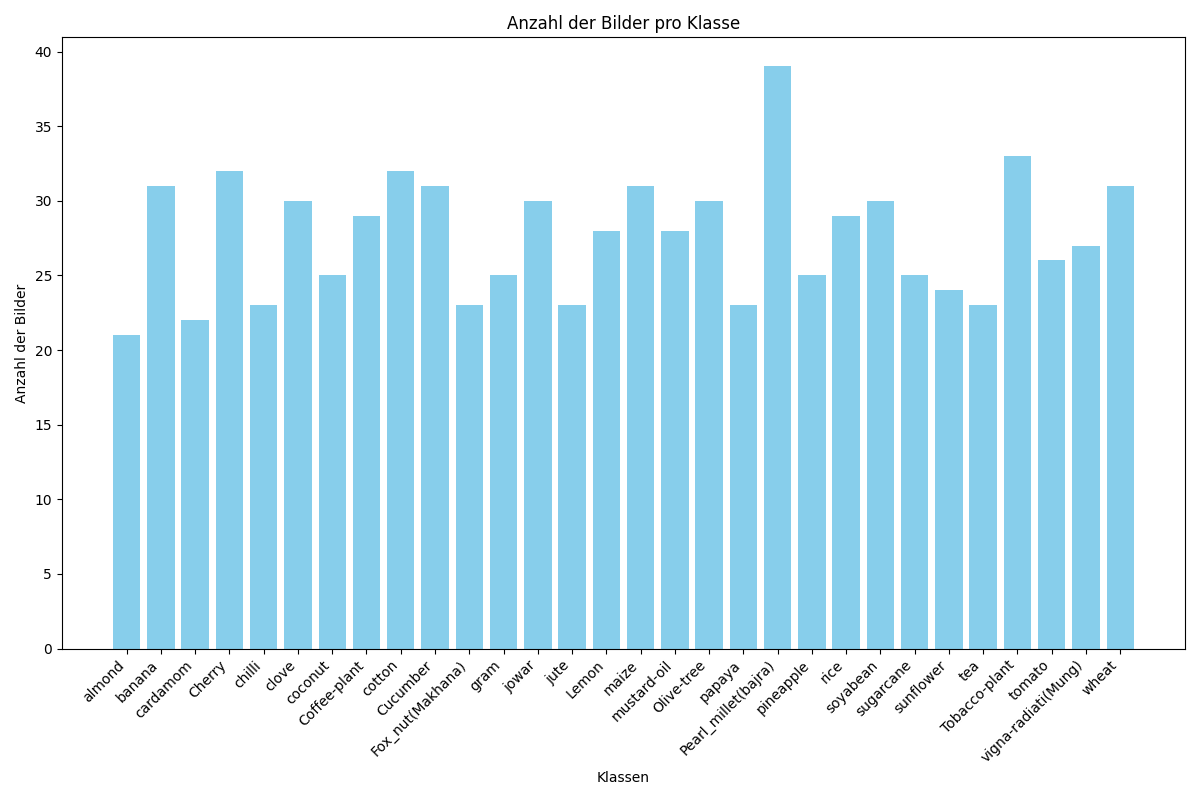
#> input picture Unstructured Data/Anzahl_Bilder_Pro_Klasse.png, 1200 x 800 px, given as the content of the folder Agricultural-crops, which was not available
$ python Unstructured_Data.py
#> lines starting #> are read from the running program, lines starting #| are printed output that depends on the picture; after the words box and inside, x2 and y2 are one past the last pixel; in counts of white or black regions, pixels touching at a corner belong together; pictures that were not available may be replaced by others from this repository, and a replacement may not be noted
import os
import cv2
import matplotlib.pyplot as plt

# Pfad zum Datensatz-Ordner
dataset_path = 'Agricultural-crops'

# Liste zum Speichern aller Bilddateien
image_files = []
# Liste zum Speichern der Anzahl der Bilder pro Klasse (Unterordner)
class_counts = {}
# Liste zum Speichern der Aspect Ratios und der Größen
aspect_ratios = []
image_sizes = []
# Durchlaufen aller Unterordner und Sammeln der Bilddateien
for root, dirs, files in os.walk(dataset_path):
    for file in files:
        if file.lower().endswith(('.png', '.jpg', '.jpeg', '.bmp', '.gif')):
            image_path = os.path.join(root, file)
            image_files.append(image_path)
            # Name des Unterordners als Klasse
            class_name = os.path.basename(root)
            if class_name not in class_counts:
                class_counts[class_name] = 0
            class_counts[class_name] += 1
            # Bild laden und Aspect Ratio und Größe berechnen
            img = cv2.imread(image_path)
#> img is the input picture: shape (800, 1200, 3); mean B, G, R 244.8, 234.6, 209.5
            height, width = img.shape[:2]
#> height = 800; width = 1200
            aspect_ratio = width / height
#> aspect_ratio = 1.5
            size = width * height
#> size = 960000
           #Daten speichern
            aspect_ratios.append(aspect_ratio)
            image_sizes.append(size)


# Sortieren der Dateien
image_files.sort()

# Initialisieren des Index
current_index = 0


#  Anzeigen eines Bildes mit Label
def show_image(index):
#> called with index = 0
    global image_files
    # Bilddatei-Pfad
    img_path = image_files[index]
    # Laden des Bildes
    img = cv2.imread(img_path)

    # Label aus dem Dateinamen und dem Unterordner
    folder_name = os.path.basename(os.path.dirname(img_path))
    file_name = os.path.basename(img_path).rsplit('.', 1)[0]
    label = f"{folder_name} - {file_name}"

    # Bildgröße anpassen für eine bessere Anzeige
    resized_img = cv2.resize(img, (800, 600))
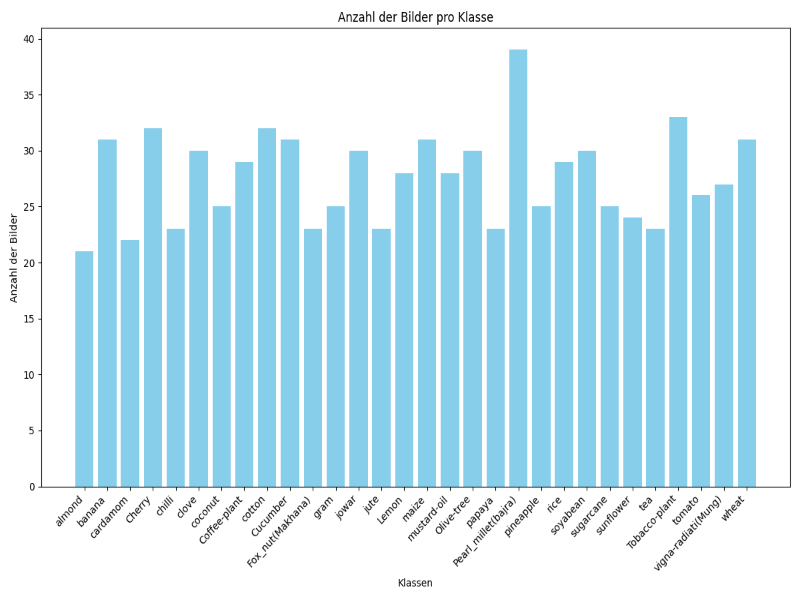
#> resized_img: shape (600, 800, 3); mean B, G, R 244.9, 234.6, 209.5

    # Label auf das Bild schreiben
    cv2.putText(resized_img, label, (10, 30), cv2.FONT_HERSHEY_SIMPLEX, 1, (0, 255, 0), 2, cv2.LINE_AA)
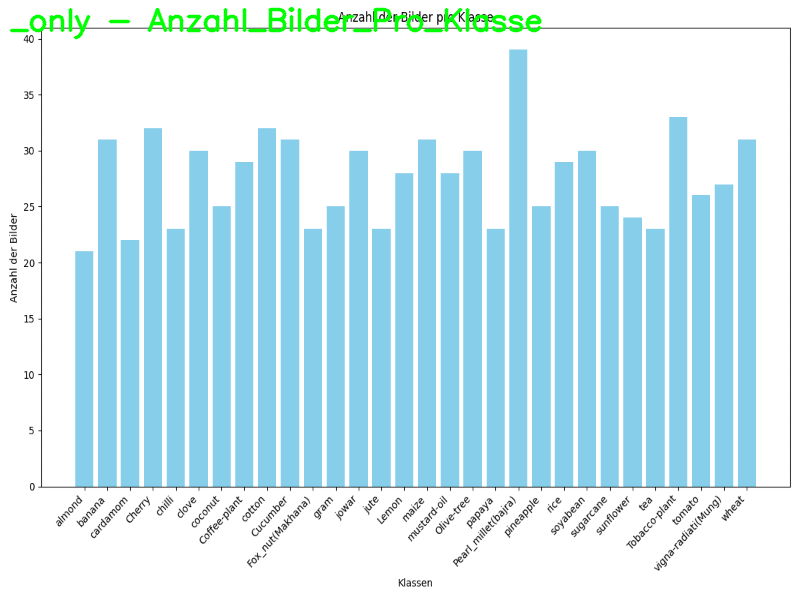
#> resized_img: shape (600, 800, 3); 1.16% of pixels changed, all inside (x1, y1, x2, y2) = (9, 7, 542, 40)

    # Bild anzeigen
    cv2.imshow('Image Viewer', resized_img)


# Bild anzeigen
show_image(current_index)


# Funktion zum Steuern der Navigation durch Tastendruck
def navigate_images():
    global current_index
    while True:
        key = cv2.waitKey(0) & 0xFF

        if key == 27:  # ESC-Taste zum Beenden
            break
        elif key == ord('a'):  # 'a' Taste für links
            current_index = (current_index - 1) % len(image_files)
            show_image(current_index)
        elif key == ord('d'):  # 'd' Taste für rechts
            current_index = (current_index + 1) % len(image_files)
            show_image(current_index)
        elif key == ord('p'):  # 'p' Taste zum Plotten von 10 ausgewählten Bildernund Speichern
            plot_images()
        elif key == ord('c'):  # 'c' Taste zum Plotten der Anzahl der Bilder pro Klasse
            plot_class_distribution()
        elif key == ord('r'):  # 'r' Taste zum Plotten der Aspect Ratio Verteilung
            plot_aspect_ratio_distribution()
        elif key == ord('s'):  # 's' Taste zum Plotten der Bildgröße  Verteilung
            plot_image_size_distribution()

# Funktion zum Plotten und Speichern einer Auswahl von 10 Bildern aus verschiedenen Ordnern
# [101 lines left out: functions plot_images, plot_class_distribution, plot_aspect_ratio_distribution, plot_image_size_distribution, not called in this run]


# Funktion zum Anpassen eines Bildes mit/ohne Letterboxing
def resize_image(img, target_size=(256, 256)):
#> called with target_size = (256, 256)
    height, width = img.shape[:2]
#> height = 800; width = 1200
    aspect_ratio = width / height
#> aspect_ratio = 1.5

    if 0.8 <= aspect_ratio <= 1.2:
        # Resize ohne Letterboxing
        resized_img = img.copy()
    else:
        # Resize mit Letterboxing
        new_width = target_size[0]
        new_height = target_size[1]

        if aspect_ratio > 1.2:
            scale = new_width / width
#> scale = 0.213
            new_height = int(height * scale)
#> new_height = 170
            resized_img = cv2.resize(img, (new_width, new_height))
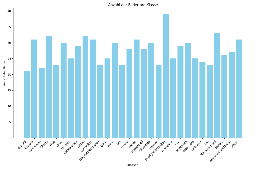
#> resized_img: shape (170, 256, 3); mean B, G, R 245.6, 235.3, 210
            top_bottom_padding = (target_size[1] - new_height) // 2
#> top_bottom_padding = 43
            resized_img = cv2.copyMakeBorder(resized_img, top_bottom_padding, top_bottom_padding, 0, 0, cv2.BORDER_CONSTANT, value=[0, 0, 0])
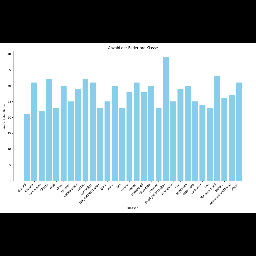
#> resized_img: shape (256, 256, 3); mean B, G, R 163.1, 156.2, 139.5
        else:
            scale = new_height / height
            new_width = int(width * scale)
            resized_img = cv2.resize(img, (new_width, new_height))
            left_right_padding = (target_size[0] - new_width) // 2
            resized_img = cv2.copyMakeBorder(resized_img, 0, 0, left_right_padding, left_right_padding, cv2.BORDER_CONSTANT, value=[0, 0, 0])
            # Normalisierung der Pixelwerte
            resized_img = resized_img / 255.0

    return resized_img


output_path = 'Resized-Images-Normalized'
os.makedirs(output_path, exist_ok=True)

# Alle Bilder resizen und normieren, bevor sie gespeichert werden
for img_path in image_files:
    img = cv2.imread(img_path)
    resized_img = resize_image(img)  # Die bearbeitete Version des Bildes erhalten
    resized_normalized_img = resized_img / 255.0  # Normalisierung der Pixelwerte

    # Ziel Pfad beibehalten und Dateiendung zu PNG ändern
    relative_path = os.path.relpath(img_path, dataset_path)
    save_path = os.path.join(output_path, os.path.splitext(relative_path)[0] + '.PNG')

    # Ordnerstruktur erstellen
    os.makedirs(os.path.dirname(save_path), exist_ok=True)

    # Bild als PNG speichern
    cv2.imwrite(save_path, resized_normalized_img * 255,
                [cv2.IMWRITE_PNG_COMPRESSION, 0])

# Navigationsfunktion starten
navigate_images()
#> (key Esc is pressed here)

# Fenster schließen
cv2.destroyAllWindows()

$ run again, on Perceptron/Datensatz_vor_Training.png
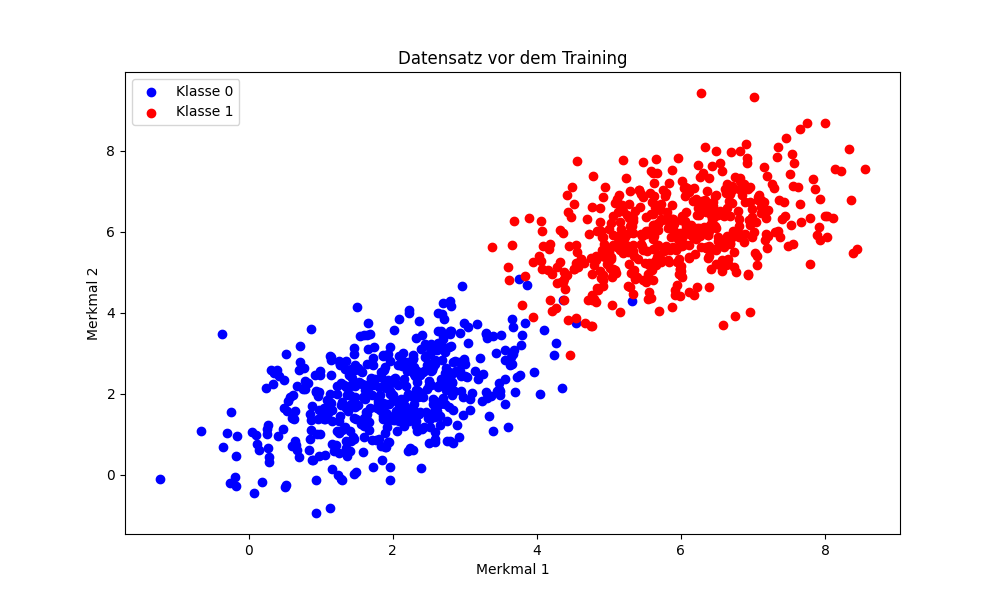
#> input picture Perceptron/Datensatz_vor_Training.png, 1000 x 600 px, given as the content of the folder Agricultural-crops, which was not available
#> img is the input picture: shape (600, 1000, 3); mean B, G, R 243.2, 233.7, 243.5
#> in show_image, `cv2.putText(resized_img, label, (10, 30), cv2.FONT_HERSHEY_SIMPLEX, 1,..`:
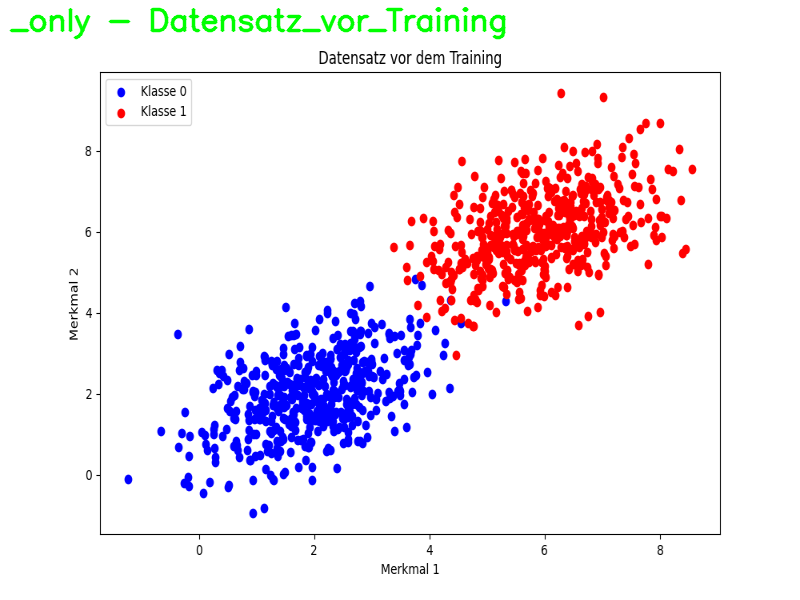
#> resized_img: shape (600, 800, 3); mean B, G, R 241.3, 233.6, 241.6
#> in resize_image, `resized_img = cv2.copyMakeBorder(resized_img, top_bottom_padding, top_..`:
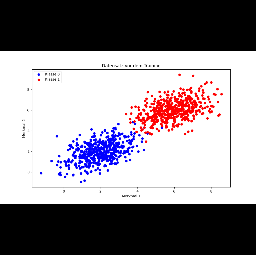
#> resized_img: shape (255, 256, 3); mean B, G, R 145.3, 139.6, 145.5

$ run again, on Perceptron/Datenverteilung.png
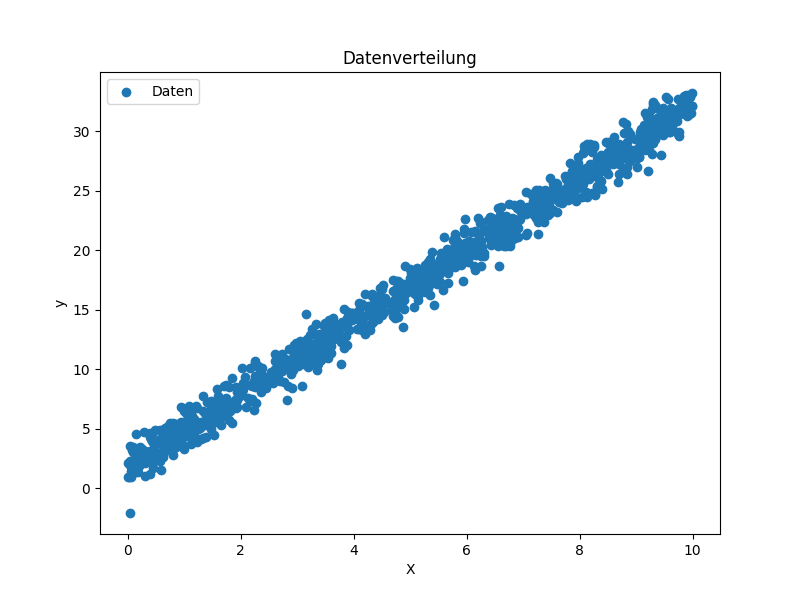
#> input picture Perceptron/Datenverteilung.png, 800 x 600 px, given as the content of the folder Agricultural-crops, which was not available
#> img is the input picture: shape (600, 800, 3); mean B, G, R 248.9, 245.5, 240.6
#> in show_image, `cv2.putText(resized_img, label, (10, 30), cv2.FONT_HERSHEY_SIMPLEX, 1,..`:
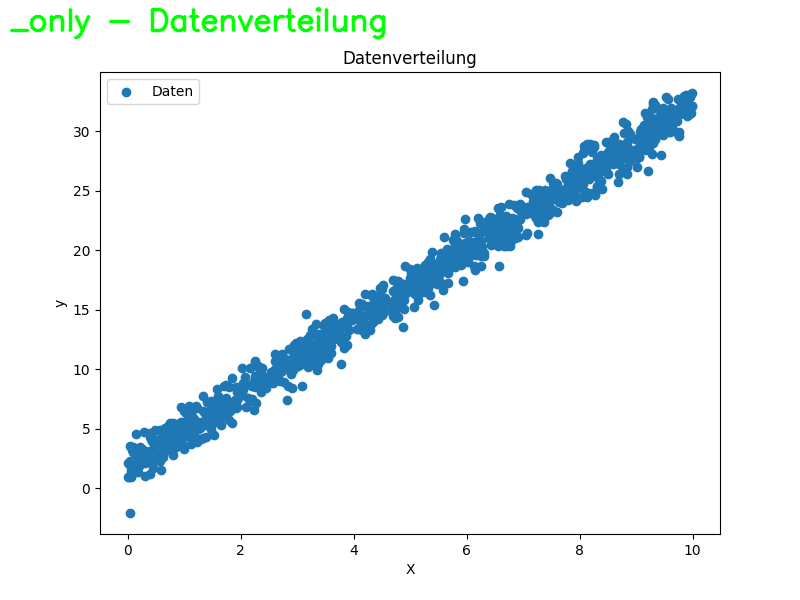
#> resized_img: shape (600, 800, 3); 0.81% of pixels changed, all inside (x1, y1, x2, y2) = (9, 7, 386, 40)
#> in resize_image, `resized_img = cv2.copyMakeBorder(resized_img, top_bottom_padding, top_..`:
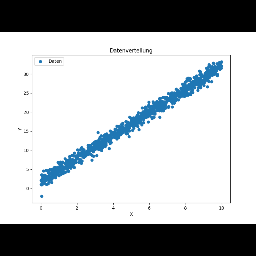
#> resized_img: shape (256, 256, 3); mean B, G, R 186.9, 184.4, 180.8
